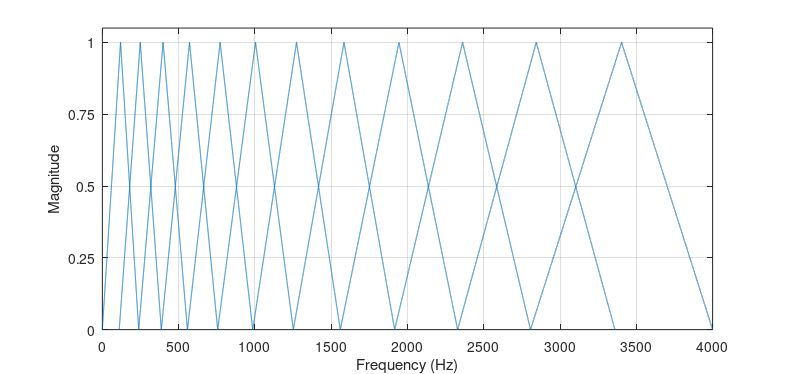

This chart was generated by the following MATLAB code:
%% Mel-Scale Filter Bank
%  Juri Lukkarila
%  2017

screen = get(0,'screensize'); 
pos    = [-1.2 0 20 9.5]; 
size   = [17.5 9.5];

% mel filter bank
n  = 12; % filters
f  = linspace(0, 4000, 100000); % need a very large matrix to get nice lines for figure 
mf = 2595 * log10(1 + f/700); % Convert to Mel scale

MinF = min(mf);
MaxF = max(mf); 
MelBinWidth = (MaxF - MinF)/(n+1);

% construct filters
melfilter = zeros(n, length(mf));
for i = 1:n
    % find window start and end point
    filt = find(mf >= ((i-1) * MelBinWidth + MinF) & ...
                mf <= ((i+1) * MelBinWidth + MinF));
    % triangle window        
    melfilter(i, filt) = triang(length(filt)); 
end
melfilter(melfilter < 0.00001) = NaN;

% plot
figure('Position', [screen(3)/2-500, screen(4)/2-300, 1000, 600]); 
plot(f, melfilter,'Color',[0 0.4470 0.7410],'LineWidth',0.7); hold on;
%plot([0 4000],[0 0],'Color','black', 'LineWidth',0.7); 
grid on; 
set(gca,'xlim',[0 4000]);
xlabel('Frequency (Hz)')
ylabel('Magnitude');
axis([0 4000 0 1.05]);
set(gca,'XTick', [0 500 1000 1500 2000 2500 3000 3500 4000]);
set(gca,'YTick', 0:0.25:1);
set(gca ,'BoxStyle','full');
set(gcf,'PaperUnits','centimeters',...
        'PaperPosition', pos,...
        'PaperSize',     size);
print(gcf, '.\figures\melfilter', '-dpdf', '-painters');